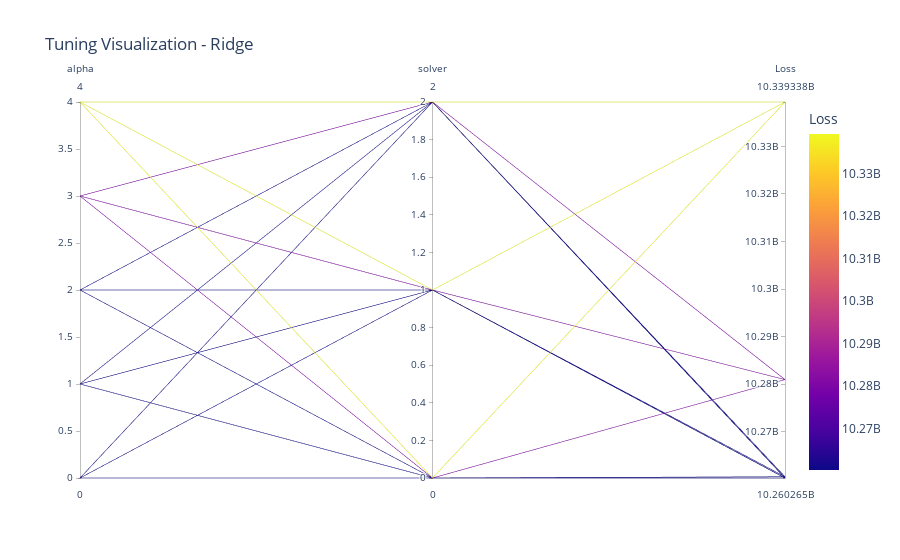

The notebook cell this image was saved under:
### Markdown cell above
## Mô hình ***Ridge***

### Code cell
# Chạy tuning và trực quan hóa cho mô hình Ridge

name = "Ridge"
model = models[name]
print(f"🔍 Đang tuning mô hình: {name}...")

grid = GridSearchCV(model, param_grids[name], cv=5, scoring='neg_mean_squared_error', n_jobs=-1)
grid.fit(x_train, y_train)

y_pred = grid.predict(x_test)
mse = mean_squared_error(y_test, y_pred)
mae = mean_absolute_error(y_test, y_pred)
r2 = r2_score(y_test, y_pred)

print(f"📌 {name}")
print("Best parameters:", grid.best_params_)
print(f"Test MSE: {mse:.4f}")
print(f"Test MAE: {mae:.4f}")
print(f"Test R² : {r2:.4f}")
model_results[name] = {
    "MSE": mse,
    "MAE": mae,
    "R2": r2
}

best_models[name] = grid.best_estimator_
model_results[name] = {
    "MSE": mse,
    "MAE": mae,
    "R2": r2
}

# Trực quan hóa kết quả tìm kiếm siêu tham số
visualize_tuning_results(grid, model_name=name)

# Trực quan hóa mức độ chính xác của mô hình khi dùng bộ tham số tối ưu và bộ tham số mặc định bằng cách so sánh giữa giá trị thực tế (y_test) và giá trị dự đoán (y_pred) thông qua biểu đồ phân tán.
compare_default_and_tuned_models(x_train, x_test, y_train, y_test, grid.best_estimator_, model_name=name)


print(f"✅ Hoàn thành: {name}\n{'-'*50}")

### Figure 1 — Plotly figure (JSON) as saved in the notebook; plotly's stock layout.template omitted (floating-point values rounded to 4 significant figures)
{"data": [{"dimensions": [{"label": "alpha", "values": [0, 0, 0, 1, 1, 1, 2, 2, 2, 3, 3, 3, 4, 4, 4]}, {"label": "solver", "values": [0, 1, 2, 0, 1, 2, 0, 1, 2, 0, 1, 2, 0, 1, 2]}, {"label": "Loss", "values": [10260000000.0, 10260000000.0, 10260000000.0, 10260000000.0, 10260000000.0, 10260000000.0, 10260000000.0, 10260000000.0, 10260000000.0, 10280000000.0, 10280000000.0, 10280000000.0, 10340000000.0, 10340000000.0, 10340000000.0]}], "domain": {"x": [0, 1], "y": [0, 1]}, "line": {"color": [10260000000.0, 10260000000.0, 10260000000.0, 10260000000.0, 10260000000.0, 10260000000.0, 10260000000.0, 10260000000.0, 10260000000.0, 10280000000.0, 10280000000.0, 10280000000.0, 10340000000.0, 10340000000.0, 10340000000.0], "coloraxis": "coloraxis"}, "name": "", "type": "parcoords"}], "layout": {"coloraxis": {"colorbar": {"title": {"text": "Loss"}}, "colorscale": [[0, "#0d0887"], [0.1111, "#46039f"], [0.2222, "#7201a8"], [0.3333, "#9c179e"], [0.4444, "#bd3786"], [0.5556, "#d8576b"], [0.6667, "#ed7953"], [0.7778, "#fb9f3a"], [0.8889, "#fdca26"], [1, "#f0f921"]]}, "legend": {"tracegroupgap": 0}, "title": {"text": "Tuning Visualization - Ridge"}}}
